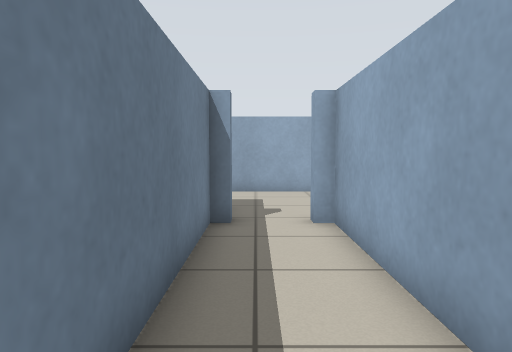
View 1 (above)

17 first-person views from a walk through a world built for the Player/Stage simulator. The camera is 0.83 m above the floor, tilts 4° down and sees 70° across. Floor lines are 1 m apart. The floor is counted in squares, 0.5 m on a side. Each view is taken from the middle of a square. On the plan, view 1 faces up. The plan holds only what a view shows up to about 17 squares ahead; the rest is blank. The place goes on beyond the plan. Robots are left out.

View 2
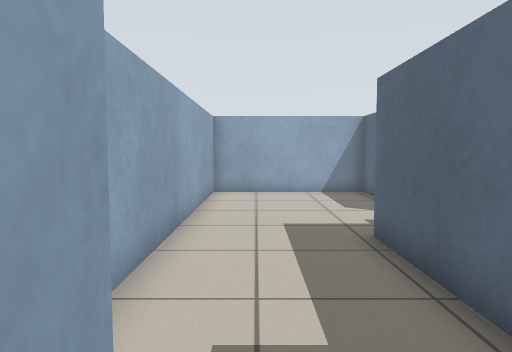

View 3
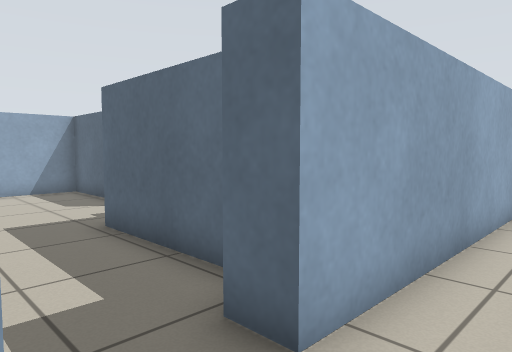

View 4
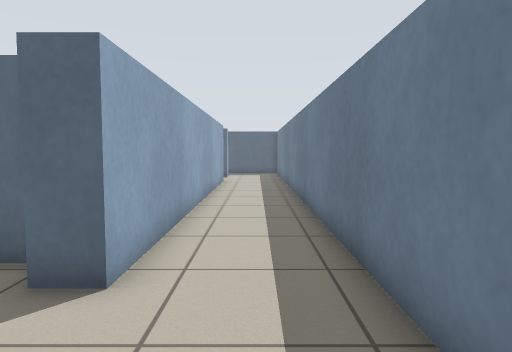

View 5
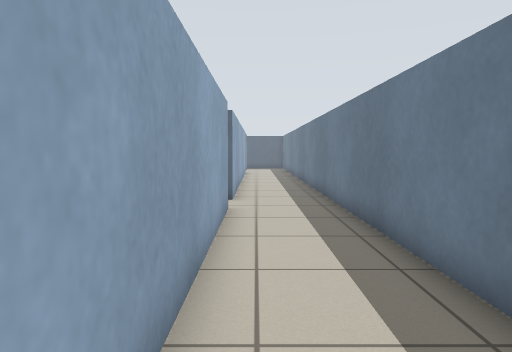

View 6
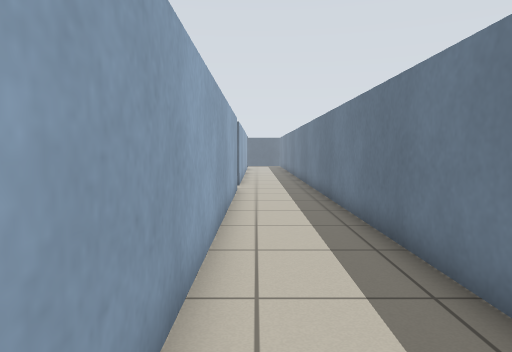

View 7
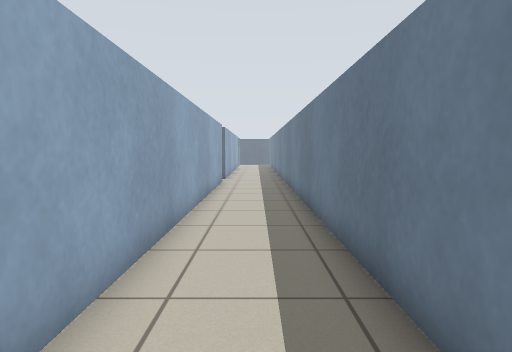

View 8
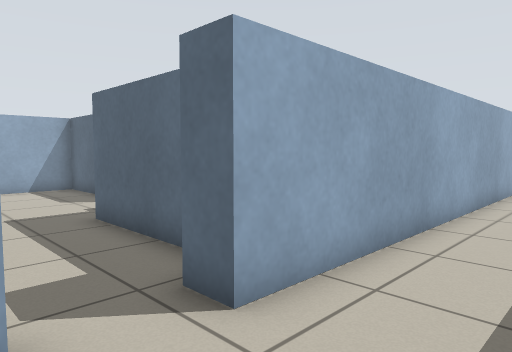

View 9
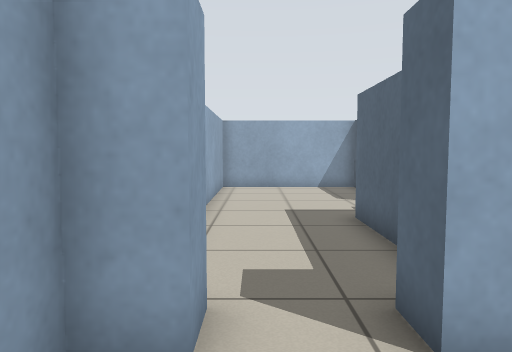

View 10
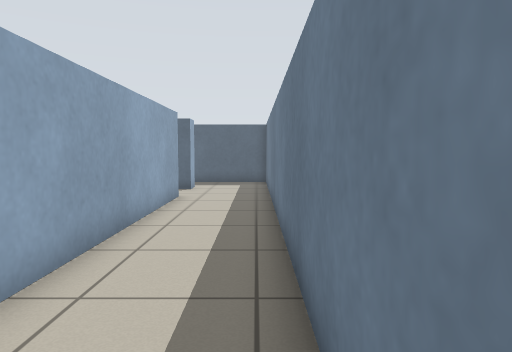

View 11
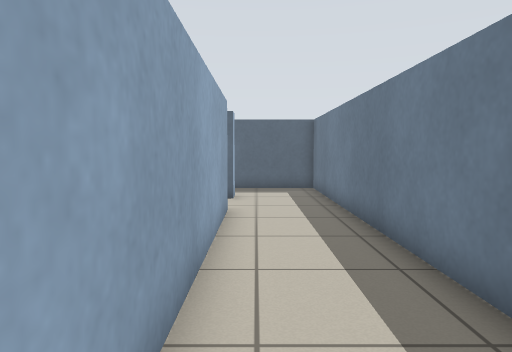

View 12
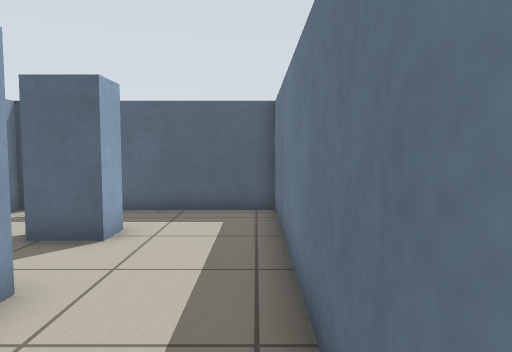

View 13
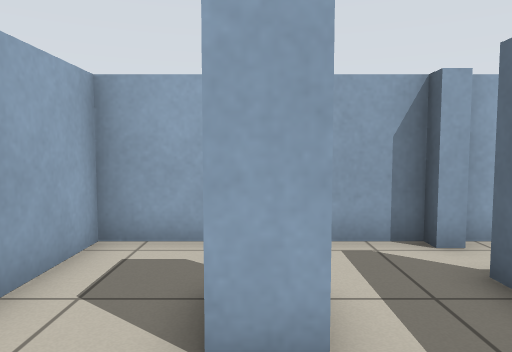

View 14
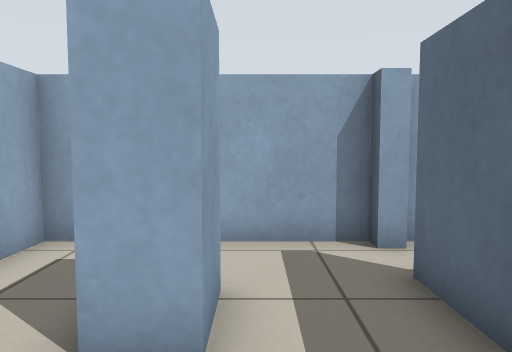

View 15
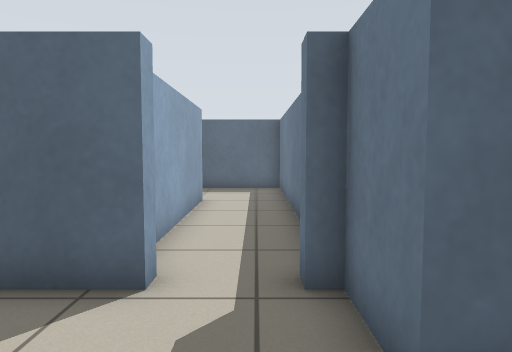

View 16
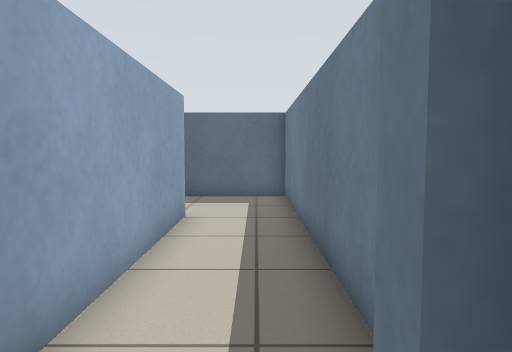

View 17
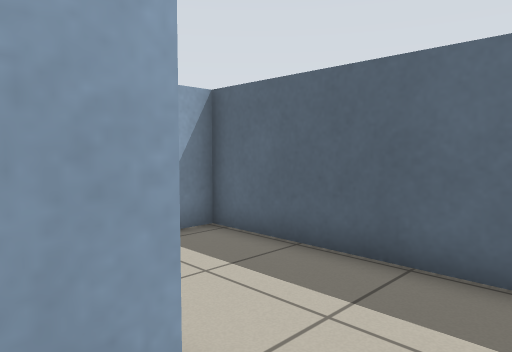

### Floor plan
Ten units are one square. View 1 is at (0, 0); x grows to the right and y downward. Boxes are objects, and circles mark ways between rooms. Rooms are numbered by the first view taken in them; rooms with no view inside come last. Other rooms are left out.
<svg viewBox="-110 -325 180 431">
<path fill="none" stroke="#000" d="M-6 -88 -6 -83M-11 -83 -11 31 65 31 65 22M18 -8 18 -83 13 -83 13 -88 65 -88 65 -147 -39 -147M-58 -107 -11 -107 -11 -88M-72 -117 -62 -117M-62 -137 -72 -137M-72 -137 -72 -305M-72 41 -72 -117M-58 76 -72 76 -72 66 -58 66M-39 101 -34 101 -34 41 -60 41M-105 -310 -105 101 -52 101"/>
<circle cx="-75" cy="-125" r="3" fill="#2a7"/>
<text x="10" y="-80">1</text>
<text x="-90" y="-100">2</text>
</svg>
Room 1 opens to room 2.

Where each view was taken, in squares from view 1:
view 1: 0 up, 0 right, facing up
view 2: 13 up, 8 left, facing right
view 3: 14 up, 9 left, facing down-right
view 4: 16 up, 9 left, facing down
view 5: 24 up, 8 left, facing down
view 6: 29 up, 8 left, facing down
view 7: 33 up, 9 left, facing down
view 8: 33 up, 10 left, facing down-right
view 9: 32 up, 10 left, facing right
view 10: 9 up, 10 left, facing down
view 11: 6 up, 8 left, facing down
view 12: 0 up, 10 left, facing down
view 13: 7 down, 10 left, facing right
view 14: 8 down, 10 left, facing right
view 15: 13 up, 0 right, facing down
view 16: 10 up, 0 right, facing down
view 17: 2 up, 0 right, facing down-right
